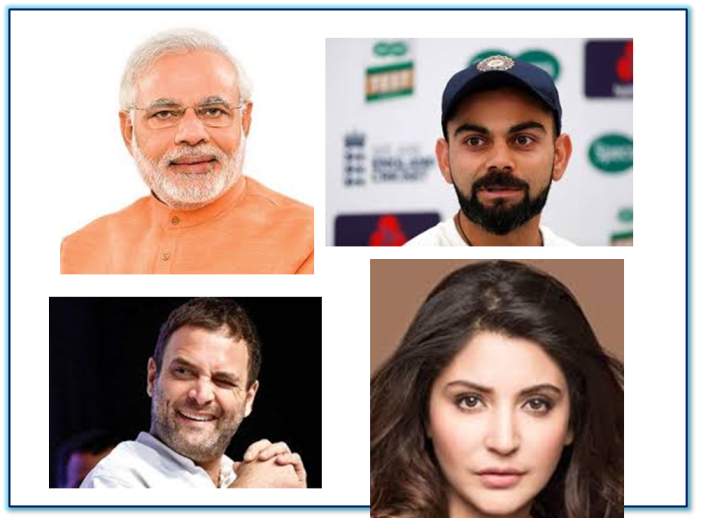
#> input picture Image Operation/Many_Faces.png, 701 x 518 px
$ python 'convert RGB to Binary Image.py'
#> lines starting #> are read from the running program, lines starting #| are printed output that depends on the picture; after the words box and inside, x2 and y2 are one past the last pixel; in counts of white or black regions, pixels touching at a corner belong together
import cv2

img = cv2.imread('Many_Faces.png',0)
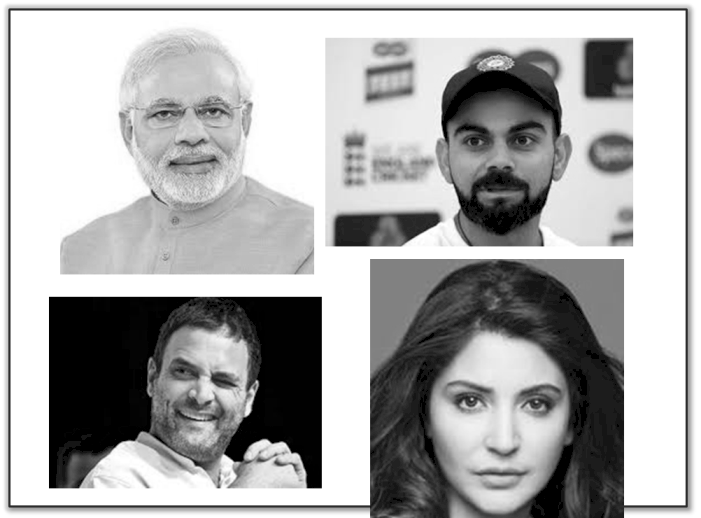
#> img: shape (518, 701); min 0, max 255, mean 171.1
cv2.imshow('ORIGIONAL IMAGE', img)
cv2.waitKey(0)

ret, bw = cv2.threshold(img, 127,255,cv2.THRESH_BINARY)
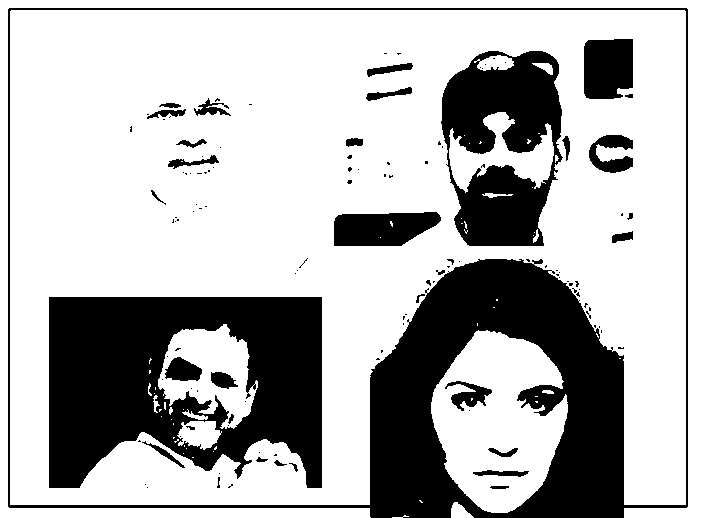
#> bw: shape (518, 701); 70.7% white; 124 black regions (90 under 20 px), largest, box (x1, y1, x2, y2) and area: (8, 8, 688, 518) 43144, (49, 297, 322, 488) 36591, (441, 51, 563, 246) 15127
cv2.imshow('Binary Image', bw)
cv2.waitKey(0)
cv2.destroyAllWindows()

$ run again, with Image Operation/HSV.png copied over Image Operation/Many_Faces.png
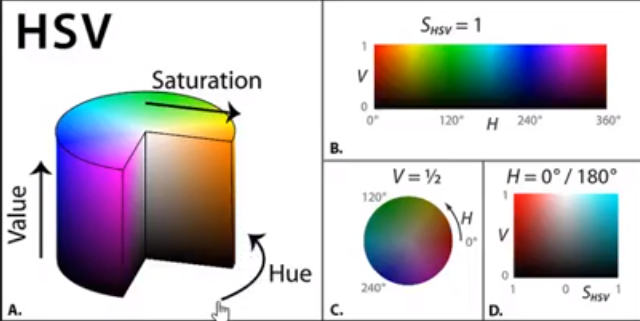
#> input picture Image Operation/HSV.png, 640 x 321 px
#> `img = cv2.imread('Many_Faces.png',0)`:
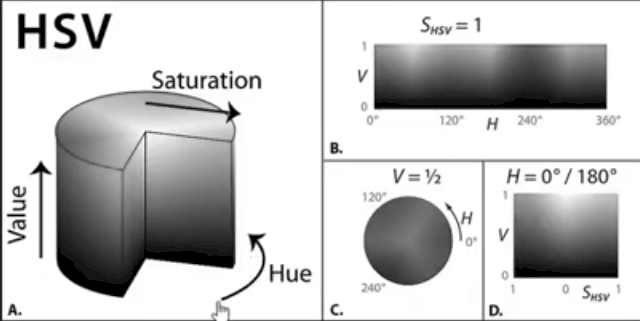
#> img: shape (321, 640); min 0, max 255, mean 199.4
#> `ret, bw = cv2.threshold(img, 127,255,cv2.THRESH_BINARY)`:
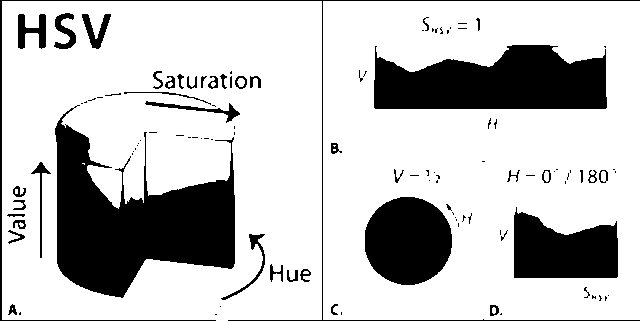
#> bw: shape (321, 640); 76.9% white; 111 black regions (68 under 20 px), largest, box (x1, y1, x2, y2) and area: (55, 105, 235, 298) 17349, (374, 45, 607, 109) 11677, (365, 197, 452, 285) 6082

$ run again, with Image Operation/Madhuri.jpg saved as Image Operation/Many_Faces.png
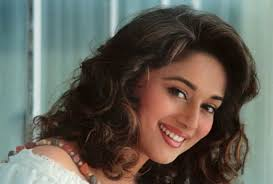
#> input picture Image Operation/Madhuri.jpg, 273 x 184 px
#> `img = cv2.imread('Many_Faces.png',0)`:
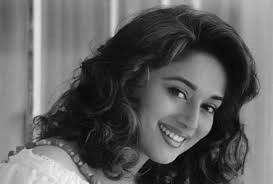
#> img: shape (184, 273); min 1, max 250, mean 96
#> `ret, bw = cv2.threshold(img, 127,255,cv2.THRESH_BINARY)`:
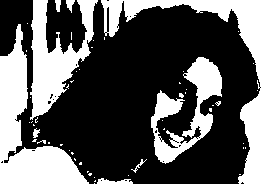
#> bw: shape (184, 273); 37.3% white; 55 white regions (46 under 20 px), largest, box (x1, y1, x2, y2) and area: (101, 0, 273, 184) 6642, (0, 24, 89, 184) 5150, (30, 0, 98, 120) 3545

$ run again, with Image Operation/Madhuri1.jpg saved as Image Operation/Many_Faces.png
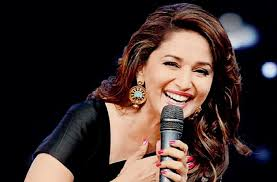
#> input picture Image Operation/Madhuri1.jpg, 277 x 182 px
#> `img = cv2.imread('Many_Faces.png',0)`:
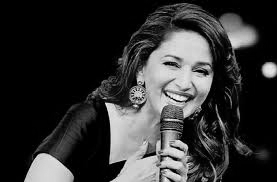
#> img: shape (182, 277); min 0, max 248, mean 50.8
#> `ret, bw = cv2.threshold(img, 127,255,cv2.THRESH_BINARY)`:
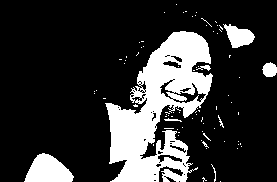
#> bw: shape (182, 277); 20.2% white; 81 white regions (73 under 20 px), largest, box (x1, y1, x2, y2) and area: (105, 31, 213, 182) 8266, (24, 153, 74, 182) 974, (223, 24, 255, 48) 454
